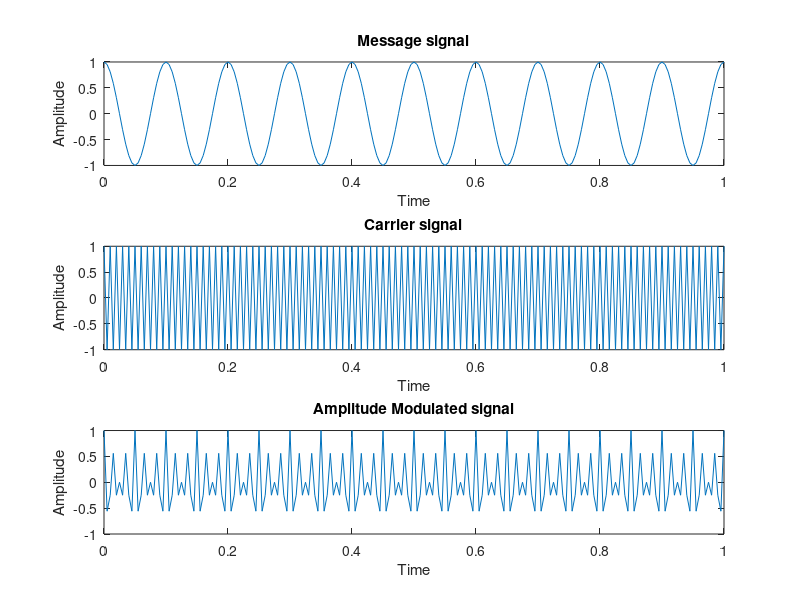

Write the MATLAB code that produced this figure.
fc = 100;
fm = 10;
fs = 2 * fc;
t = 0:1/fs:1;
Am = 1;
Ac = 1;
u = 0.5;
lo_freq = 70;

% message signal
m = Am * cos(2 * pi * fm * t);

% Carrier signal
c = Ac * cos(2 * pi * fc * t);

%DSBSC signal 
s = m .* cos(2 * pi * lo_freq *t);

% Plots
subplot(3,1,1)
plot(t,m)
xlabel('Time');
ylabel('Amplitude');
title('Message signal');

subplot(3,1,2)
plot(t,c)
xlabel('Time');
ylabel('Amplitude');
title('Carrier signal');

subplot(3,1,3)
plot(t,s)
xlabel('Time');
ylabel('Amplitude');
title('Amplitude Modulated signal');